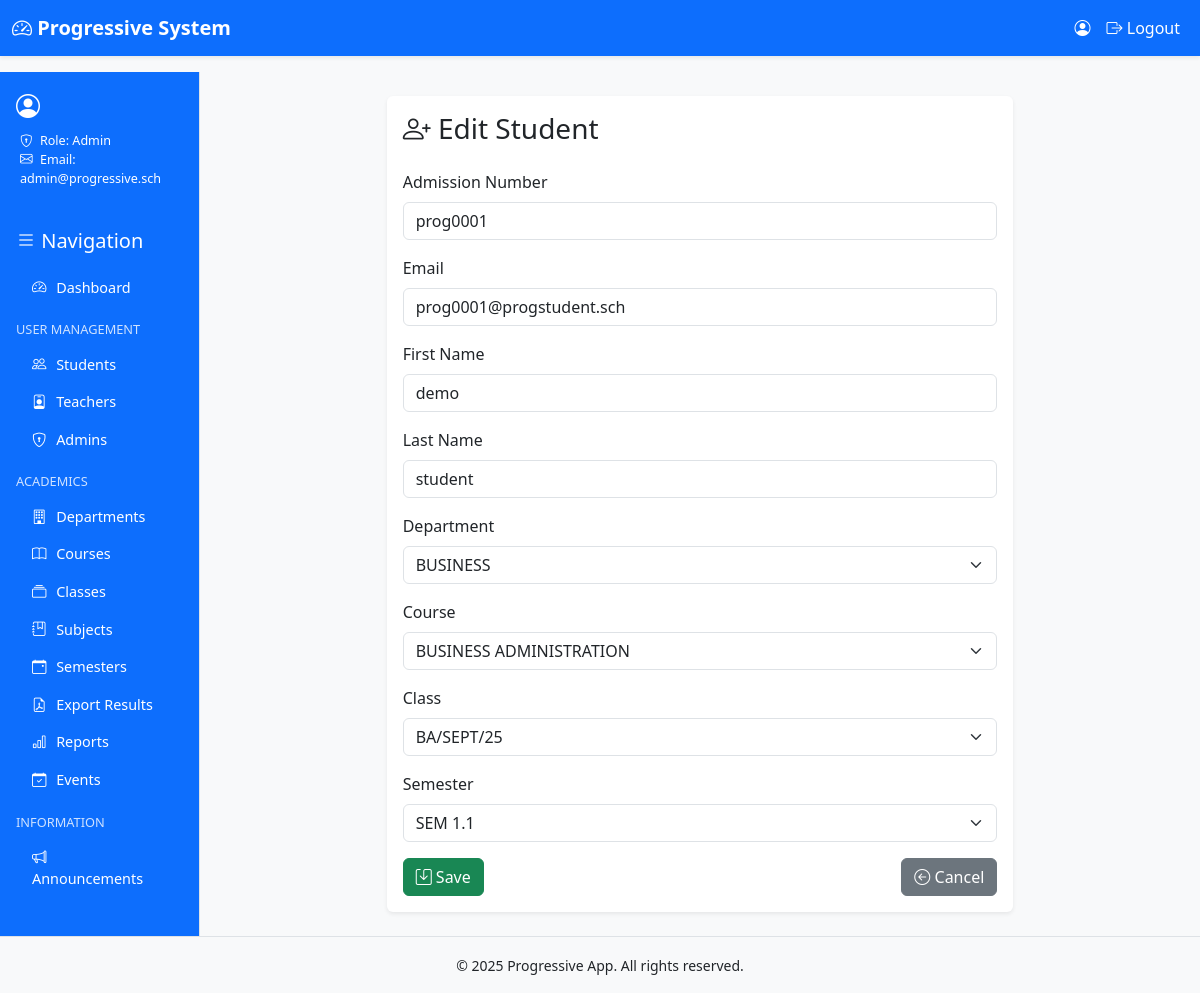
The page /students/3/edit/ (signed in) on the database its author committed.
### progressive_app/models.py (models this page shows, shortened)
class User(AbstractUser):
    ROLE_CHOICES = [
        ("admin", "Admin"),
        ("teacher", "Teacher"),
        ("student", "Student"),
    ]
    role = models.CharField(max_length=20, choices=ROLE_CHOICES)
    admission_number = models.CharField(max_length=20, blank=True, null=True, unique=True)
    department = models.ForeignKey("Department", on_delete=models.SET_NULL, null=True, blank=True)
    course = models.ForeignKey("Course", on_delete=models.SET_NULL, null=True, blank=True)
    school_class = models.ForeignKey("SchoolClass", on_delete=models.SET_NULL, null=True, blank=True)
    semester = models.ForeignKey("Semester", on_delete=models.SET_NULL, null=True, blank=True)

class Department(models.Model):
    name = models.CharField(max_length=100, unique=True)

class Course(models.Model):
    name = models.CharField(max_length=100)
    department = models.ForeignKey(Department, on_delete=models.CASCADE, related_name="courses")

class SchoolClass(models.Model):
    name = models.CharField(max_length=100)
    course = models.ForeignKey(Course, on_delete=models.CASCADE, related_name="classes")

class Semester(models.Model):
    name = models.CharField(max_length=50)
    start_date = models.DateField()
    end_date = models.DateField()

### progressive_app/views.py (the view, shortened to what this page needs)
# urls.py: path("students/<int:pk>/edit/", views.student_update, name="student_update"),
@login_required
def student_update(request, pk):
    if not require_role(request.user, ["admin"]):
        return forbid_or_redirect_login(request)
    student = get_object_or_404(User, pk=pk, role="student")
    return render(request, "admin/student_form.html", {
        "form_title": "Edit Student",
        "student": student,
        "departments": Department.objects.order_by("name"),
        "courses": Course.objects.order_by("name"),
        "classes": SchoolClass.objects.order_by("name"),
        "semesters": Semester.objects.order_by("start_date"),
    })

### progressive_app/views.py (called while the page is built)
def require_role(user, allowed_roles):
    return user.is_authenticated and user.role in allowed_roles

### progressive_app/templates/admin/student_form.html (shortened to what this page needs)
{% extends 'base.html' %}
{% block content %}
<div class="row justify-content-center">
  <div class="col-md-8">
    <div class="card shadow-sm">
      <div class="card-body">
        <h3 class="card-title mb-4"><i class="bi bi-person-plus"></i> {{ form_title }}</h3>
        <form method="post">
          <div class="mb-3">
            <label class="form-label">Admission Number</label>
            <input type="text" class="form-control" name="admission_number"
                   value="{{ student.admission_number }}" readonly>
          </div>
          <div class="mb-3">
            <label class="form-label">Email</label>
            <input type="email" class="form-control" name="email"
                   value="{{ student.email }}" readonly>
          </div>
          <div class="mb-3">
            <label class="form-label">First Name</label>
            <input type="text" class="form-control" name="first_name"
                   value="{{ student.first_name }}">
          </div>
          <div class="mb-3">
            <label class="form-label">Last Name</label>
            <input type="text" class="form-control" name="last_name"
                   value="{{ student.last_name }}">
          </div>
          <div class="mb-3">
            <label class="form-label">Department</label>
            <select name="department" class="form-select">
              {% for d in departments %}
              <option value="{{ d.id }}" {% if student.department and student.department.id == d.id %}selected{% endif %}>{{ d.name }}</option>
              {% endfor %}
            </select>
          </div>
          <div class="mb-3">
            <label class="form-label">Course</label>
            <select name="course" class="form-select">
              {% for c in courses %}
              <option value="{{ c.id }}" {% if student.course and student.course.id == c.id %}selected{% endif %}>{{ c.name }}</option>
              {% endfor %}
            </select>
          </div>
          <div class="mb-3">
            <label class="form-label">Class</label>
            <select name="school_class" class="form-select">
              {% for cl in classes %}
              <option value="{{ cl.id }}" {% if student.school_class and student.school_class.id == cl.id %}selected{% endif %}>{{ cl.name }}</option>
              {% endfor %}
            </select>
          </div>
          <div class="mb-3">
            <label class="form-label">Semester</label>
            <select name="semester" class="form-select">
              {% for s in semesters %}
              <option value="{{ s.id }}" {% if student.semester and student.semester.id == s.id %}selected{% endif %}>{{ s.name }}</option>
              {% endfor %}
            </select>
          </div>
          <div class="d-flex justify-content-between">
            <button type="submit" class="btn btn-success"><i class="bi bi-save"></i> Save</button>
            <a href="{% url 'progressive_app:students_list' %}" class="btn btn-secondary"><i class="bi bi-arrow-left-circle"></i> Cancel</a>
          </div>
        </form>
      </div>
    </div>
  </div>
</div>
{% endblock %}

### progressive_app/templates/base.html (shortened to what this page needs)
{% load static %}
<!doctype html>
<html lang="en">
  <head>
    <link href="https://cdn.jsdelivr.net/npm/bootstrap@5.3.2/dist/css/bootstrap.min.css" rel="stylesheet">
    <link href="https://cdn.jsdelivr.net/npm/bootstrap-icons@1.11.1/font/bootstrap-icons.css" rel="stylesheet">
    <link rel="stylesheet" href="{% static 'css/theme.css' %}">
  </head>
<body class="d-flex flex-column min-vh-100">
    <nav class="navbar navbar-expand-lg shadow-sm bg-light">
      <div class="container-fluid">
        <a class="navbar-brand" href="{% url 'progressive_app:dashboard' %}">
          <i class="bi bi-speedometer2"></i> Progressive System
        </a>
        <div class="collapse navbar-collapse" id="navbarNav">
          <ul class="navbar-nav ms-auto">
            {% if user.is_authenticated %}
              <li class="nav-item">
                <span class="nav-link">
                  <i class="bi bi-person-circle"></i> {{ user.first_name }} {{ user.last_name }}
                </span>
              </li>
              <li class="nav-item">
                <a class="nav-link text-warning" href="{% url 'progressive_app:logout' %}">
                  <i class="bi bi-box-arrow-right"></i> Logout
                </a>
              </li>
            {% else %}
              <li class="nav-item">
                <a class="nav-link" href="{% url 'progressive_app:login' %}">
                  <i class="bi bi-box-arrow-in-right"></i> Login
                </a>
              </li>
            {% endif %}
          </ul>
        </div>
      </div>
    </nav>
   <div class="container-fluid flex-grow-1">
      <div class="row min-vh-100">
        <div class="col-md-3 col-lg-2 sidebar bg-primary text-white p-3 d-flex flex-column">
          <div class="profile-box mb-4">
            <div class="d-flex align-items-center mb-2">
              <i class="bi bi-person-circle fs-4 me-2"></i>
            </div>
            <ul class="list-unstyled small ms-1">
              {% if user.role == 'student' %}
                <li><i class="bi bi-card-list me-1"></i> Admission: {{ user.admission_number }}</li>
                <li><i class="bi bi-collection me-1"></i> Class: {{ user.school_class.name }}</li>
                <li><i class="bi bi-building me-1"></i> Department: {{ user.department.name }}</li>
                <li><i class="bi bi-journal-bookmark me-1"></i> Course: {{ user.course.name }}</li>
              {% elif user.role == 'teacher' %}
                <li><i class="bi bi-building me-1"></i> Department: {{ user.department.name }}</li>
                <li><i class="bi bi-envelope me-1"></i> Email: {{ user.email }}</li>
              {% elif user.role == 'admin' %}
                <li><i class="bi bi-shield-lock me-1"></i> Role: Admin</li>
                <li><i class="bi bi-envelope me-1"></i> Email: {{ user.email }}</li>
              {% endif %}
            </ul>
          </div>
          <h5 class="mb-3"><i class="bi bi-list"></i> Navigation</h5>
          <div class="list-group list-group-flush flex-grow-1">
            <a href="{% url 'progressive_app:dashboard' %}" class="list-group-item list-group-item-action bg-primary text-white">
              <i class="bi bi-speedometer2"></i> Dashboard
            </a>
            {% if user.role == 'admin' %}
              <h6 class="mt-3 mb-2">User Management</h6>
              <a href="{% url 'progressive_app:students_list' %}" class="list-group-item bg-primary text-white"><i class="bi bi-people"></i> Students</a>
              <a href="{% url 'progressive_app:teachers_list' %}" class="list-group-item bg-primary text-white"><i class="bi bi-person-badge"></i> Teachers</a>
              <a href="{% url 'progressive_app:admins_list' %}" class="list-group-item bg-primary text-white"><i class="bi bi-shield-lock"></i> Admins</a>
              <h6 class="mt-3 mb-2">Academics</h6>
              <a href="{% url 'progressive_app:departments_list' %}" class="list-group-item bg-primary text-white"><i class="bi bi-building"></i> Departments</a>
              <a href="{% url 'progressive_app:courses_list' %}" class="list-group-item bg-primary text-white"><i class="bi bi-book"></i> Courses</a>
              <a href="{% url 'progressive_app:classes_list' %}" class="list-group-item bg-primary text-white"><i class="bi bi-collection"></i> Classes</a>
              <a href="{% url 'progressive_app:subjects_list' %}" class="list-group-item bg-primary text-white"><i class="bi bi-journal-bookmark"></i> Subjects</a>
              <a href="{% url 'progressive_app:semesters_list' %}" class="list-group-item bg-primary text-white"><i class="bi bi-calendar-event"></i> Semesters</a>
              <a href="{% url 'progressive_app:admin_results_pdf' %}" class="list-group-item bg-primary text-white"><i class="bi bi-file-earmark-pdf"></i> Export Results</a>
              <a href="{% url 'progressive_app:reports' %}" class="list-group-item bg-primary text-white"><i class="bi bi-bar-chart"></i> Reports</a>
              <a href="{% url 'progressive_app:events_list' %}" class="list-group-item bg-primary text-white"><i class="bi bi-calendar-check"></i> Events</a>
            {% endif %}
            <h6 class="mt-3 mb-2">Information</h6>
            <a href="{% url 'progressive_app:announcements_list' %}" class="list-group-item bg-primary text-white"><i class="bi bi-megaphone"></i> Announcements</a>
          </div>
        </div>
        <main class="col-md-9 col-lg-10 p-4">
          {% block content %}{% endblock %}
        </main>
      </div>
    </div>
    <footer class="bg-light text-center py-3 border-top mt-auto">
      <small>&copy; {% now "Y" %} Progressive App. All rights reserved.</small>
    </footer>
  </body>
</html>

### static/css/theme.css (style rules this page uses)
:root { --prog-blue: #0d6efd; }
.card { border: none; box-shadow: 0 2px 6px rgba(0,0,0,.08); }
a { text-decoration: none; }
body { font-family: "Segoe UI", Roboto, Helvetica, Arial, sans-serif; background-color: #f8f9fa; }
.navbar { background-color: #0d6efd !important; }
.navbar-brand { font-weight: bold; color: #fff !important; }
.navbar .nav-link { color: #fff !important; }
.sidebar { min-height: 100vh; border-right: 1px solid #dee2e6; background-color: #0d6efd; }
.sidebar h5, .sidebar h6 { color: #fff; }
.list-group-item { background-color: #0d6efd; color: #fff; border: none; }
.list-group-item i { margin-right: 6px; }
.btn-secondary { background-color: #6c757d; border-color: #6c757d; }
.sidebar { font-size: 0.9rem; }
.sidebar .list-group-item { background-color: #0d6efd; color: #fff; border: none; }
.sidebar h6 { font-size: 0.8rem; text-transform: uppercase; margin-top: 1rem; margin-bottom: 0.5rem; color: #cfe2ff; }

### rows shown on the page
User: email "admin@progressive.sch"
User: admission_number "prog0001", email "prog0001@progstudent.sch", first_name "demo", last_name "student", department "BUSINESS", course "BUSINESS ADMINISTRATION", school_class "BA/SEPT/25", semester "SEM 1.1"
